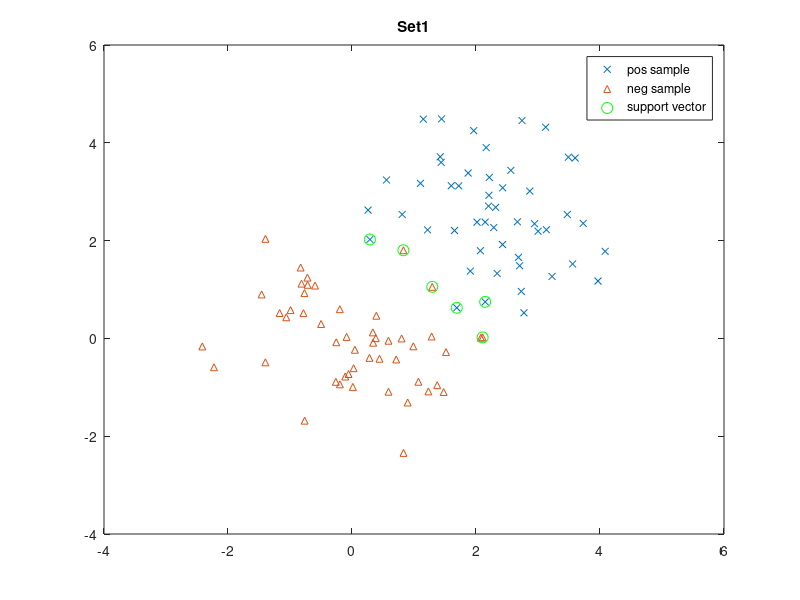
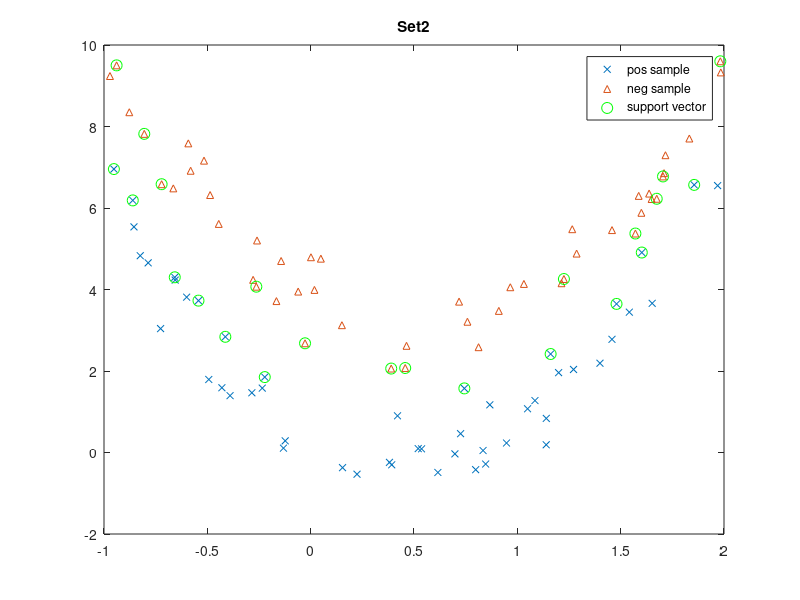
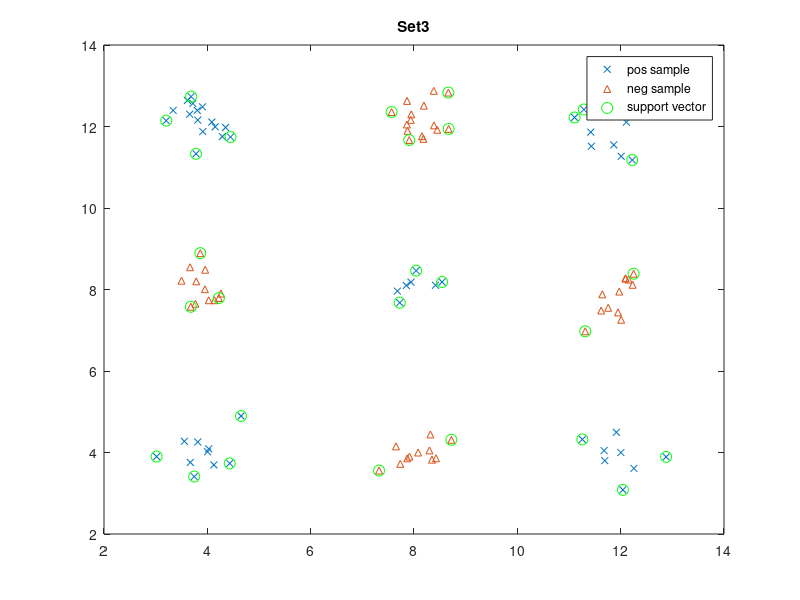

These figures' MATLAB source, in order:
load('svm.mat');
%% set1
model1_linear = svmtrain(set1_train.y, set1_train.X, '-t 0 -c 1000 -q');
[~, accu11, ~] = svmpredict(set1_test.y, set1_test.X, model1_linear);
model1_poly = svmtrain(set1_train.y, set1_train.X, '-t 1 -d 2 -c 1000 -q');
[~, accu12, ~] = svmpredict(set1_test.y, set1_test.X, model1_poly);
model1_rbf = svmtrain(set1_train.y, set1_train.X, '-t 2 -g 0.5 -c 1000 -q');
[~, accu13, ~] = svmpredict(set1_test.y, set1_test.X, model1_rbf);
%% set2
model2_linear = svmtrain(set2_train.y, set2_train.X, '-t 0 -c 1000 -q');
[~, accu21, ~] = svmpredict(set2_test.y, set2_test.X, model2_linear);
model2_poly = svmtrain(set2_train.y, set2_train.X, '-t 1 -d 2 -c 1000 -q');
[~, accu22, ~] = svmpredict(set2_test.y, set2_test.X, model2_poly);
model2_rbf = svmtrain(set2_train.y, set2_train.X, '-t 2 -g 0.5 -c 1000 -q');
[~, accu23, ~] = svmpredict(set2_test.y, set2_test.X, model2_rbf);
%% set3
model3_linear = svmtrain(set3_train.y, set3_train.X, '-t 0 -c 1000 -q');
[~, accu31, ~] = svmpredict(set3_test.y, set3_test.X, model3_linear);
model3_poly = svmtrain(set3_train.y, set3_train.X, '-t 1 -d 2 -c 1000 -q');
[~, accu32, ~] = svmpredict(set3_test.y, set3_test.X, model3_poly);
model3_rbf = svmtrain(set3_train.y, set3_train.X, '-t 2 -g 0.5 -c 1000 -q');
[~, accu33, ~] = svmpredict(set3_test.y, set3_test.X, model3_rbf);
%% set4
model4_linear = svmtrain(set4_train.y, set4_train.X, '-t 0 -c 1000 -q');
[~, accu41, ~] = svmpredict(set4_test.y, set4_test.X, model4_linear);
model4_poly = svmtrain(set4_train.y, set4_train.X, '-t 1 -d 2 -c 1000 -q');
[~, accu42, ~] = svmpredict(set4_test.y, set4_test.X, model4_poly);
model4_rbf = svmtrain(set4_train.y, set4_train.X, '-t 2 -g 0.222 -c 1000 -q');
[~, accu43, ~] = svmpredict(set4_test.y, set4_test.X, model4_rbf);
%% plot figure
pt_size = 5;
sv_size = 8;
figure;
pos1 = set1_train.X(set1_train.y == 1, :);
neg1 = set1_train.X(set1_train.y == -1, :);
plot(pos1(:,1), pos1(:,2), 'x', 'MarkerSize', pt_size); hold on;
plot(neg1(:,1), neg1(:,2), '^', 'MarkerSize', pt_size);
sv1 = full(model1_linear.SVs);
plot(sv1(:,1), sv1(:,2), 'og', 'MarkerSize', sv_size);
title('Set1');
legend('pos sample', 'neg sample', 'support vector');
figure;
pos2 = set2_train.X(set2_train.y == 1, :);
neg2 = set2_train.X(set2_train.y == -1, :);
plot(pos2(:,1), pos2(:,2), 'x', 'MarkerSize', pt_size); hold on;
plot(neg2(:,1), neg2(:,2), '^', 'MarkerSize', pt_size);
sv2 = full(model2_rbf.SVs);
plot(sv2(:,1), sv2(:,2), 'og', 'MarkerSize', sv_size);
title('Set2');
legend('pos sample', 'neg sample', 'support vector');
figure;
pos3 = set3_train.X(set3_train.y == 1, :);
neg3 = set3_train.X(set3_train.y == -1, :);
plot(pos3(:,1), pos3(:,2), 'x', 'MarkerSize', pt_size); hold on;
plot(neg3(:,1), neg3(:,2), '^', 'MarkerSize', pt_size);
sv3 = full(model3_rbf.SVs);
plot(sv3(:,1), sv3(:,2), 'og', 'MarkerSize', sv_size);
title('Set3');
legend('pos sample', 'neg sample', 'support vector');